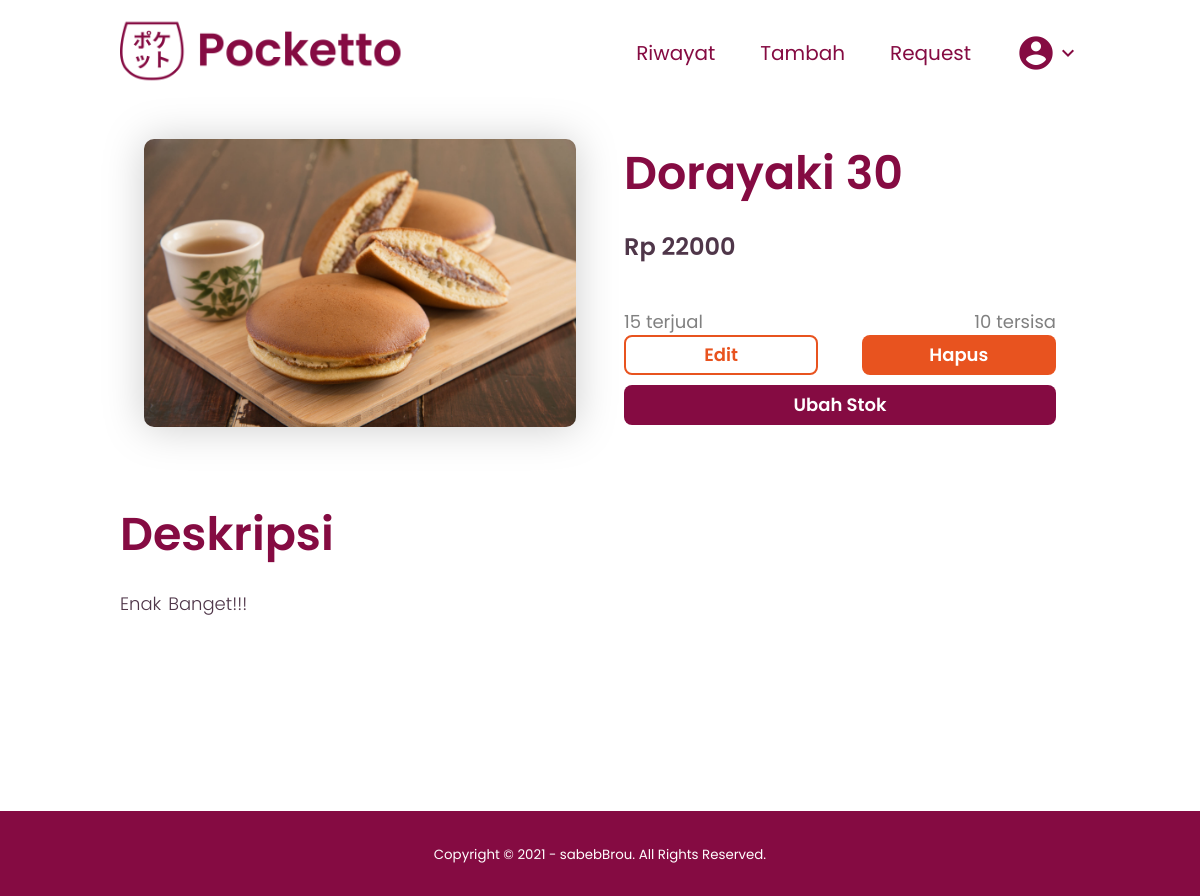
Page /pages/detail_dorayaki.php?nama=Dorayaki 30 (signed in) on the committed database.
### tables this page shows
CREATE TABLE Dorayaki (
nama varchar (255),
deskripsi varchar (255),
harga int,
stok int,
jumlah_terjual int, gambar text,
PRIMARY KEY (nama)
);

### pages/detail_dorayaki.php (the view, shortened to what this page needs)
<?php
$db = new MyDB();
$nama = $_GET["nama"];
$result = $db->query("select * from dorayaki where nama ='$nama'");
$data= array();
while ($res= $result->fetchArray(1))
{
array_push($data, $res);
}
?>
<!DOCTYPE html>
<html lang="en">
	<head>
		<link rel="stylesheet" href="../css/detail.css" />
	</head>
	<body>
		<?php
			include "intermediate/navbar.php";
			echo create_navbar();
		?>
		<div class="container">
			<div class="detail">
				<div class="gambar">
					<img
						src="<?= $data[0]["gambar"]?>"
						alt="Dorayaki"
						class="gambar-dorayaki"
						style="width: 100%"
					/>
				</div>
				<div class="main-info">
					<div class="detail-atas">
						<h1><?= $data[0]["nama"]?></h1>
						<h3>Rp <?=$data[0]["harga"]?></h3>
					</div>
					<div class="detail-bawah">
						<div class="jumlah_dorayaki">
							<div><?=$data[0]["jumlah_terjual"]?> terjual</div>
							<div><?=$data[0]["stok"]?> tersisa</div>
						</div>
						<?php if ($_SESSION['is_admin']) { ?>
						<div class="btn-atas">
							<input type="submit" value="Edit" class="edit-btn" onclick="location.href='edit_dorayaki.php?current_nama=<?=$data[0]["nama"]?>'" />
							<input type="submit" value="Hapus" class="hapus-btn" onclick="location.href='detail_dorayaki.php?nama=<?=$data[0]["nama"]?>&delete=true'" />
						</div>
						<?php } ?>
						<?php if ($_SESSION['is_admin']) { ?>
						<input type="submit" value="Ubah Stok" class="ubah-btn" onclick="location.href='request_stok_dorayaki.php?nama=<?=$data[0]["nama"]?>'" />
						<?php } else { ?>
						<input type="submit" value="Beli" class="ubah-btn" onclick="location.href='buy_dorayaki.php?nama=<?=$data[0]["nama"]?>'" />
						<?php } ?>
					</div>
				</div>
			</div>
			<div class="deskripsi">
				<h1>Deskripsi</h1>
				<p>
					<?=$data[0]["deskripsi"]?>
				</p>
			</div>
		</div>
		<footer>
			<small>Copyright © 2021 - sabebBrou. All Rights Reserved.</small>
		</footer>
	</body>
</html>

### css/detail.css (style rules this page uses)
html, body { margin: 0; padding: 0; }
.container { width: 80%; margin: 0 auto; min-height: 90vh; }
h1 { font-family: Poppins; font-style: normal; font-weight: 600; font-size: 46px; line-height: 50px; color: #850b42; margin-top: 0; }
p { font-family: Poppins; font-style: normal; font-weight: 300; font-size: 18px; line-height: 27px; color: #4f3649; text-align: justify; word-spacing: 2px; }
.detail { padding-top: 5%; display: flex; flex-flow: row wrap; justify-content: space-around; }
.gambar { width: 45%; filter: drop-shadow(0px 1px 20px rgba(0, 0, 0, 0.2)); max-width: 692px; min-width: 400px; }
.gambar img { border-radius: 10px; }
.main-info { width: 45%; display: flex; flex-flow: column; justify-content: space-around; max-width: 692px; min-width: 400px; }
.detail-atas h3 { font-family: Poppins; font-style: normal; font-weight: 600; font-size: 24px; line-height: 36px; color: #4f3649; }
.jumlah_dorayaki { display: flex; font-family: Poppins; font-style: normal; font-weight: normal; font-size: 18px; line-height: 27px; color: #808080; flex-wrap: wrap; justify-content: space-between; }
.btn-atas { width: 100%; display: flex; justify-content: space-between; padding-bottom: 10px; }
input { cursor: pointer; }
.edit-btn { width: 45%; height: 40px; border: 2px solid #e8531f; background-color: #ffffff; box-sizing: border-box; border-radius: 8px; font-family: Poppins; font-style: normal; font-weight: 600; font-size: 18px; line-height: 27px; text-align: center; color: #e8531f; }
.hapus-btn { width: 45%; height: 40px; background: #e8531f; border-radius: 8px; font-family: Poppins; font-style: normal; font-weight: 600; font-size: 18px; line-height: 27px; text-align: center; color: #ffffff; border: none; }
.ubah-btn { width: 100%; height: 40px; background: #850b42; border-radius: 8px; font-family: Poppins; font-style: normal; font-weight: 600; font-size: 18px; line-height: 27px; text-align: center; color: #ffffff; border: none; }
.deskripsi { padding: 75px 0 75px 0; }

### css/style.css (style rules this page uses)
* { font-family: Poppins; }
footer { padding: 30px 0; background-color: #850b42; color: #fff; text-align: center; font-family: Poppins; }

### rows in the picture
dorayaki: gambar (picture), nama "Dorayaki 30", harga "22000", jumlah_terjual "15", stok "10", deskripsi "Enak Banget!!!"
